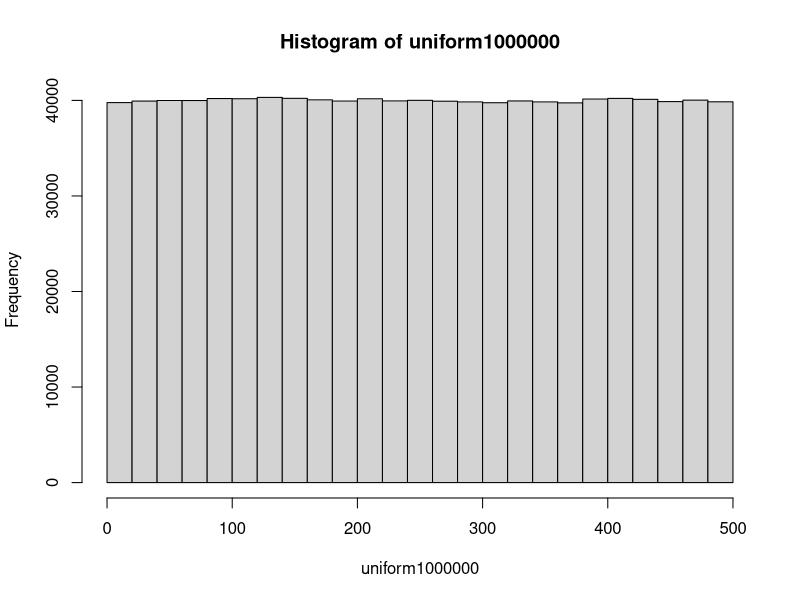

The R source for this figure:
#Solución
#

#DISTRIBUCIÓN UNIFORME
#Se utiliza el comando runif(N,min,max)

N1000000<-1000000
uniform1000000<-runif(N1000000,0,500)
uniform1000000
hist(uniform1000000)

#RESUMEN ESTADÍSTICO
summary(uniform1000000)
